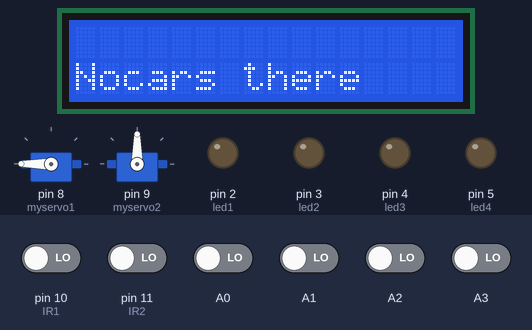
Bench run of a sketch on a simulated Arduino Uno, built with avr-gcc and run on an emulated ATmega328P. On the bench: 2 × servo, 16×2 character LCD, output pins drawn as LEDs (lit = HIGH). The inputs (shaded band) are chosen by the test bench; at power-on: A0–3, pin 10 (IR1), pin 11 (IR2) LOW.

Above: at 1.3 s.
1.4 s: A0 driven HIGH
At 2.5 s:
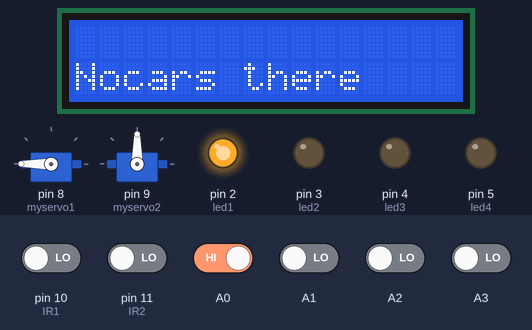
4.4 s: A1 driven HIGH
At 4.9 s:
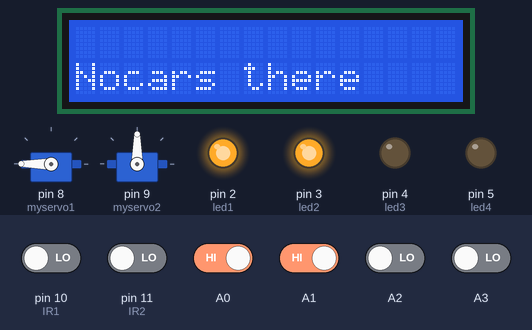
7.4 s: A2 driven HIGH
At 8.5 s:
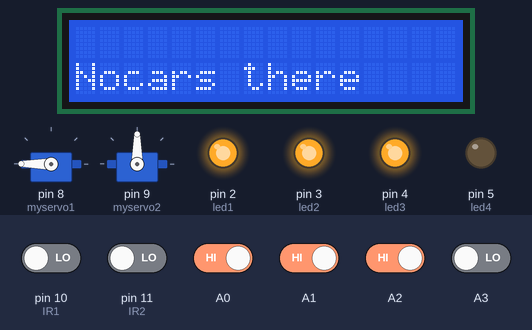
10.4 s: A3 driven HIGH
At 10.9 s:
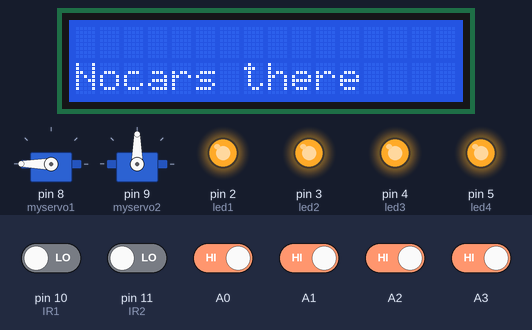
13.4 s: A0 driven LOW
At 14.5 s:
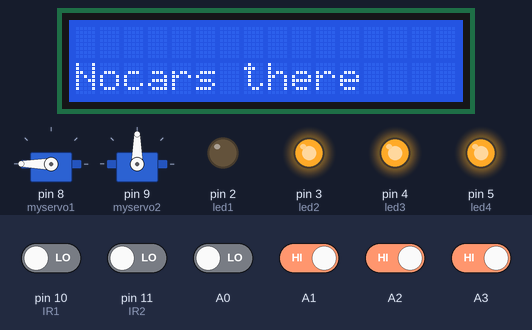
14.9 s: A1 driven LOW
At 15.7 s:
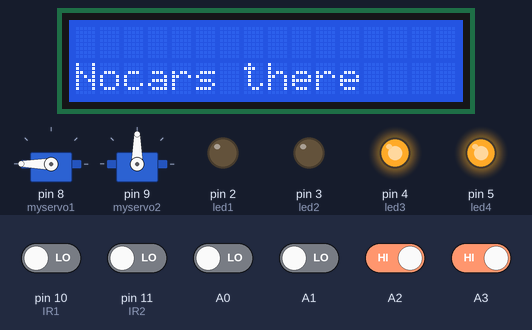
Timing chart, 0 to 17.9 s (numbered marks = the images above; inputs shaded):
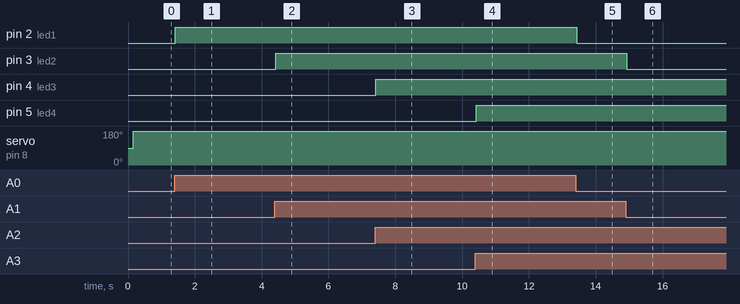

Measured:
- after the input at 1.4 s, pin 2 (led1): LOW → HIGH at once
- after the input at 4.4 s, pin 3 (led2): LOW → HIGH at once
- after the input at 7.4 s, pin 4 (led3): LOW → HIGH at once
- after the input at 10.4 s, pin 5 (led4): LOW → HIGH at once
- after the input at 13.4 s, pin 2 (led1): HIGH → LOW at once
- after the input at 14.9 s, pin 3 (led2): HIGH → LOW at once

The sketch:

sketch_apr17a.ino
```cpp
#include <Servo.h>  //Library file
#include <LiquidCrystal_I2C.h>
LiquidCrystal_I2C lcd(0x3F,16,2);  // set the LCD address to 0x3F for a 16 chars and 2 line display
Servo myservo1; //create object to control Inway Servo
Servo myservo2; //create object to control Outway Servo
void check();   //function for checking the IR sensors
void display1();
void check1();
void check2();
void check3();
void check4();
int positio=0;  //for angle of Rotation
int IR1 =10;     //Input Sensor
int IR2 =11;     //Output Sensor
int led1 = 2;
int led2 = 3;
int led3 = 4;
int led4 = 5;
int n =0;
void setup() {
  myservo1.attach(8); //8th pin connected to Servo1
  myservo2.attach(9); //9th pin connected to Servo2
  lcd.init();
  lcd.clear();
  lcd.backlight();      // Make sure backlight is on
  pinMode(IR1,INPUT); //Intialize the Pin as InputMode
  pinMode(IR2,INPUT);
  lcd.begin(16, 2);
  pinMode(A3,INPUT);
  pinMode(A2,INPUT);
  pinMode(A1,INPUT);
  pinMode(A0,INPUT);
  pinMode(led1,OUTPUT);
  pinMode(led2,OUTPUT);
  pinMode(led3,OUTPUT);
  pinMode(led4,OUTPUT);
}
void loop() {
  check();
  check1();
  check2();
  check3();
  check4();
  display1();
  if(n==0){
    myservo1.write(180);
    myservo2.write(90);
    lcd.clear();
    lcd.setCursor(0,1);
    lcd.print("Nocars there");
  }
  else if(n==10){
    myservo1.write(90);
    myservo2.write(180);
    lcd.clear();
    lcd.setCursor(0,1);
    lcd.print("Cars Filled   ");
  }
  else if(n>=1){
    myservo1.write(180);
    myservo2.write(180);
    lcd.clear();
    lcd.setCursor(0,1);
    lcd.print("Still U park   ");
  }
}
void check(){
  if(digitalRead(IR1)==1){
    delay(20);
    while(digitalRead(IR1)==1);
    n = n+1;
  }
  else if(digitalRead(IR2)==1){
    delay(20);
    while(digitalRead(IR2)==1);
    n = n-1;
  }
}
void display1(){
  lcd.setCursor(0, 0);
  lcd.print("No.of.carsIN  ");
  lcd.print(n/10);
  lcd.print(n%10);
}
void check1(){
  if(digitalRead(A0) ==1)
    digitalWrite(led1,HIGH);
  else
    digitalWrite(led1,LOW);

}
void check2(){
  if(digitalRead(A1) ==1)
    digitalWrite(led2,HIGH);
  else
    digitalWrite(led2,LOW);

}
void check3(){
 if(digitalRead(A2) ==1)
    digitalWrite(led3,HIGH);
  else
    digitalWrite(led3,LOW);
}
void check4(){
 if(digitalRead(A3) ==1)
    digitalWrite(led4,HIGH);
  else
    digitalWrite(led4,LOW);
}
```
